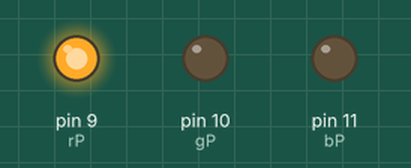
The sketch below on a simulated Arduino Uno, built with avr-gcc and run on an emulated ATmega328P. On the bench: output pins drawn as LEDs (lit = HIGH).

Above: at 0.15 s.
At 4.67 s:
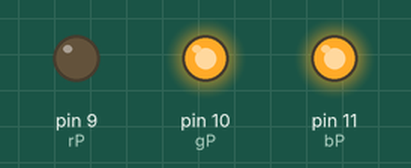
At 9.51 s:
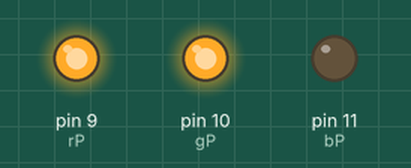
At 19.17 s:
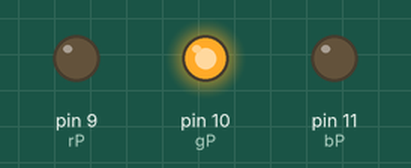
At 28.83 s:
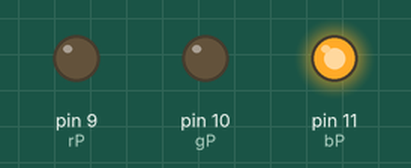
At 38.49 s:
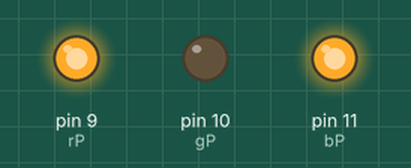
Timing chart, 0 to 40.0 s (numbered marks = the images above):
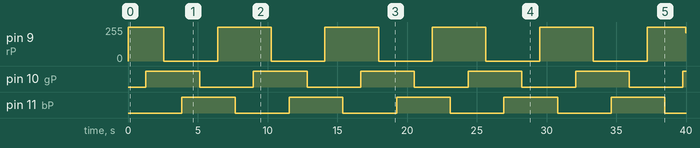

The sketch:

rgb.ino
```cpp
int bP=11;
int gP=10;
int rP=9;
int delayTime=5;

void setup() {
  pinMode(rP, OUTPUT);
  pinMode(bP, OUTPUT);
  pinMode(gP, OUTPUT);
}

void loop() {
  //1
  for(int i=0; i<255; i++)
  {
    setColor(255,i,0);
    delay(delayTime);
  }
  //2
  for(int i=0; i<255; i++)
  {
    setColor(255-i,255,0);
    delay(delayTime);
  }
  //3
  for(int i=0; i<255; i++)
  {
    setColor(0,255,i);
    delay(delayTime);
  }
  //4
  for(int i=0; i<255; i++)
  {
    setColor(0,255-i,255);
    delay(delayTime);
  }
  //5
  for(int i=0; i<255; i++)
  {
    setColor(i,0,255);
    delay(delayTime);
  }
  //6
  for(int i=0; i<255; i++)
  {
    setColor(255,0,255-i);
    delay(delayTime);
  }
}
void setColor(int red, int green, int blue)
{
  #ifdef COMMON_ANODE
  red=255-red;
  green=255-green;
  blue=255-blue;
  #endif
  analogWrite(rP, red);
  analogWrite(bP, blue);
  analogWrite(gP, green);
}
```

Measured:
- by itself, pin 9 (rP): 0/255 → 255/255 at 0.00 s, → 0/255 2.6 s later, → 255/255 3.8 s later, → 0/255 3.8 s later, … (12 changes in this stretch)
- by itself, pin 10 (gP), pin 11 (bP): alternates HIGH for 3.8 s and LOW for 3.8 s
